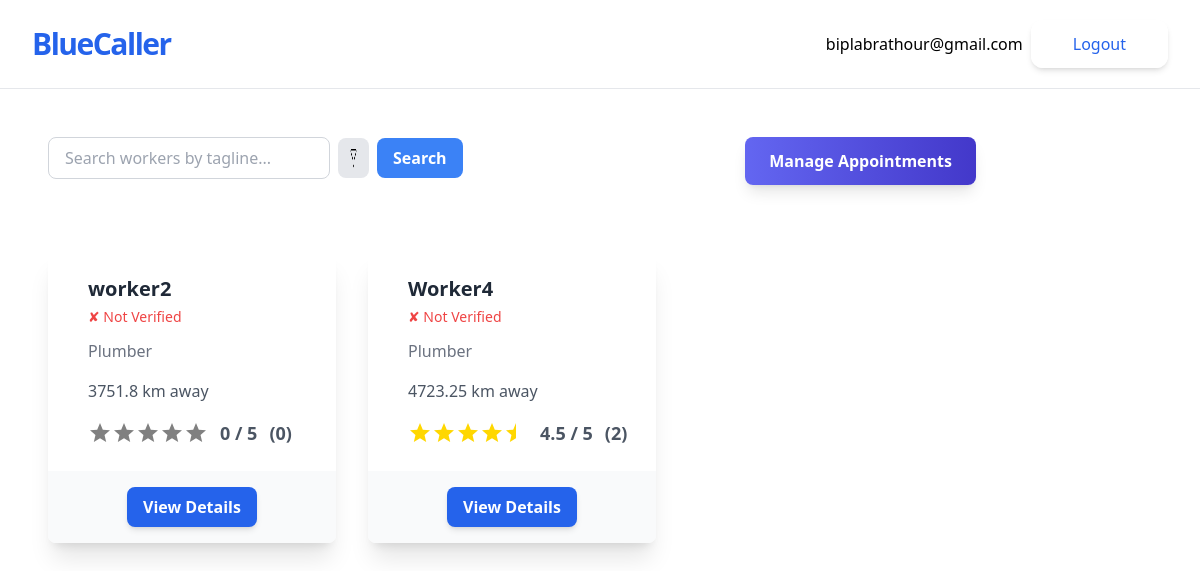
/get-started/ (signed in), run on an earlier commit of the app's database.
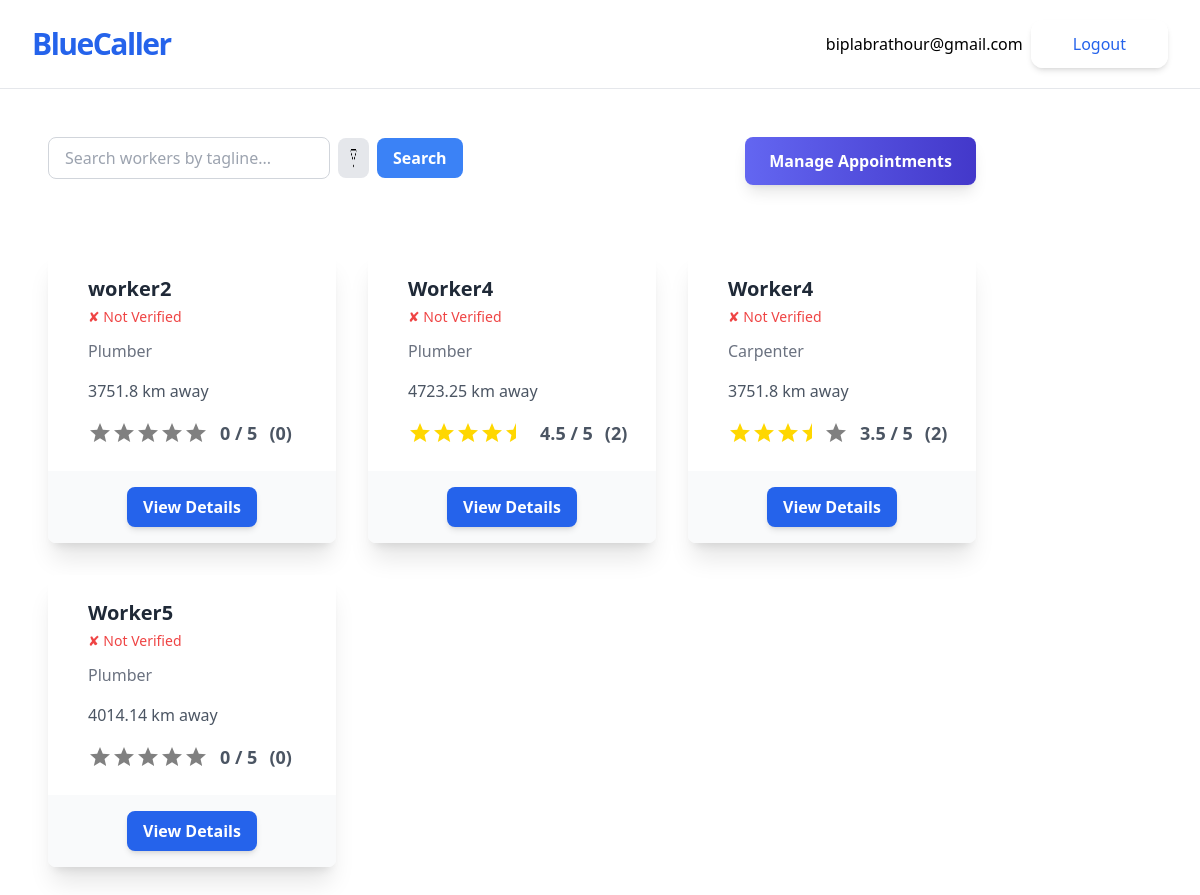
And on a later commit of the database.
### jobs/models.py (models this page shows, shortened)
class Worker(models.Model):
    owner=models.OneToOneField(User,on_delete=models.CASCADE)
    name=models.CharField(max_length=50)
    phone_number=models.CharField(max_length=10, unique=True)
    tagline=models.CharField(max_length=100)
    bio=models.TextField(blank=True)
    profile_pic=models.ImageField(upload_to="profiles/", blank=True)
    verified = models.BooleanField(default=False)
    citizenship_image = models.ImageField(upload_to='citizenship/', blank=True, null=True)
    certificate_file = models.FileField(upload_to='certificates/', blank=True, null=True)
    latitude = models.CharField(max_length=20,null=True,blank=True)
    longitude = models.CharField(max_length=20,null=True,blank=True)
    appointed = models.BooleanField(default=False)
    appointment_date = models.DateTimeField(null=True, blank=True)

class Customer(models.Model):
    owner=models.OneToOneField(User,on_delete=models.CASCADE)
    name=models.CharField(max_length=50)
    phone_number=models.CharField(max_length=10, unique=True)
    profile_pic=models.ImageField(upload_to="profiles/", blank=True)
    latitude = models.CharField(max_length=20,null=True,blank=True)
    longitude = models.CharField(max_length=20,null=True,blank=True)

### accounts/models.py (models this page shows, shortened)
class CustomUser(AbstractUser):
    pass

### jobs/views.py (the view, shortened to what this page needs)
# urls.py: path('get-started/', WorkerListView.as_view(), name='worker-list'),
class WorkerListView(ListView):
    model = Worker
    template_name = 'worker_list.html'
    def get_queryset(self):
        query = self.request.GET.get('q')  # Search query
        filter_param = self.request.GET.get('filter')  # Filter parameter
        queryset = Worker.objects.all()
        if query:
            queryset = queryset.filter(tagline__icontains=query)
        if filter_param == 'rating':
            queryset = queryset.annotate(avg_rating=Avg('workerrating__rating')).order_by('-avg_rating')
        return queryset
    def get_context_data(self, **kwargs):
        context = super().get_context_data(**kwargs)
        query = self.request.GET.get('q')
        context['q'] = query
        workers = context.get('worker_list', self.get_queryset())  # Use get_queryset as fallback
        for worker in workers:
            average_rating = WorkerRating.objects.filter(appointment__worker=worker).aggregate(Avg('average_rating'))['average_rating__avg']
            worker.average_rating = round(average_rating, 1) if average_rating else 0  # Default to 0 if no ratings exist
            total_ratings = WorkerRating.objects.filter(appointment__worker=worker).count()
            worker.total_ratings = total_ratings  # Pass the total number of ratings to the template
            full_stars = int(worker.average_rating)
            half_star = 1 if worker.average_rating % 1 >= 0.5 else 0
            empty_stars = 5 - (full_stars + half_star)
            worker.full_stars = [1] * full_stars  # List of full stars
            worker.half_star = [1] * half_star  # List for half star (1 or 0)
            worker.empty_stars = [1] * empty_stars  # List of empty stars
        context['worker_list'] = workers  # Ensure worker_list is added explicitly
        return context

### jobs/templatetags/distance.py (called while the page is built)
def haversine(lat1, lon1, lat2, lon2):
    lat1, lon1, lat2, lon2 = map(math.radians, [lat1, lon1, lat2, lon2])
    dlon = lon2 - lon1
    dlat = lat2 - lat1
    a = math.sin(dlat/2)**2 + math.cos(lat1) * math.cos(lat2) * math.sin(dlon/2)**2
    c = 2 * math.asin(math.sqrt(a))
    km = 6371 * c
    return km

@register.simple_tag
def calculate_distance(worker_lat, worker_lon, customer_lat, customer_lon):
    if worker_lat and worker_lon and customer_lat and customer_lon:
        try:
            worker_lat, worker_lon = float(worker_lat), float(worker_lon)
            customer_lat, customer_lon = float(customer_lat), float(customer_lon)
            return round(haversine(worker_lat, worker_lon, customer_lat, customer_lon), 2)
        except ValueError:
            return None
    return None

### jobs/templates/jobs/worker_list.html (shortened to what the changed rows need)
{% extends 'jobs/_base.html' %}
{% load distance %}
{% block content %}
    <div class="grid grid-cols-1 sm:grid-cols-2 md:grid-cols-3 gap-8">
        {% for worker in object_list %}
            <a href="{% url 'worker-detail' worker.pk %}">
                <div class="bg-white rounded-lg shadow-xl transform hover:scale-105 transition duration-300 ease-in-out">
                    <div class="p-6 flex items-center">
                        <div class="ml-4">
                            <p class="text-xl font-semibold text-gray-800">{{ worker.name }}</p>
                            <div class="flex items-center space-x-2 text-sm text-gray-600 mt-1">
                                {% if worker.verified %}
                                    <span class="text-green-500">&#10004; Verified</span>
                                {% else %}
                                    <span class="text-red-500">&#10008; Not Verified</span>
                                {% endif %}
                            </div>
                            <p class="text-gray-500 mt-3">{{ worker.tagline }}</p>
                            <p class="text-gray-600 pt-4">
                                {% distance_if_customer worker %}
                            </p>
                            <div class="mt-4 flex items-center justify-center">
                                <div class="flex items-center space-x-3">
                                    <div class="rating flex">
                                        <div class="stars flex">
                                            {% for star in worker.full_stars %}
                                                <svg xmlns="http://www.w3.org/2000/svg" viewBox="0 0 24 24" width="24" height="24" fill="gold">
                                                    <path d="M12 17.27L18.18 21l-1.64-7.03L22 9.24l-7.19-.61L12 2 9.19 8.63 2 9.24l5.46 4.73L5.82 21z"/>
                                                </svg>
                                            {% endfor %}
                                            {% for star in worker.empty_stars %}
                                                <svg xmlns="http://www.w3.org/2000/svg" viewBox="0 0 24 24" width="24" height="24" fill="gray">
                                                    <path d="M12 17.27L18.18 21l-1.64-7.03L22 9.24l-7.19-.61L12 2 9.19 8.63 2 9.24l5.46 4.73L5.82 21z"/>
                                                </svg>
                                            {% endfor %}
                                        </div>
                                    </div>
                                    <p class="text-gray-600 text-lg font-bold">{{ worker.average_rating }} / 5</p>
                                    <p class="text-gray-600 text-lg font-semibold">({{ worker.total_ratings }})</p>
                                </div>
                            </div>
                        </div>
                    </div>
                    <div class="px-6 py-4 bg-gray-50 rounded-b-lg text-center">
                        <button class="px-4 py-2 bg-blue-600 text-white font-bold rounded-lg shadow-md hover:bg-blue-700 transform hover:scale-105 transition duration-200 ease-in-out">
                            View Details
                        </button>
                    </div>
                </div>
            </a>
        {% endfor %}
    </div>
{% endblock content %}

### jobs/templates/jobs/_base.html (shortened to what this page needs)
<!DOCTYPE html>
<html lang="en">
<head>
    <script src="https://cdn.tailwindcss.com"></script>
</head>
<body>
    <div class=" w-full max-w-7xl mx-auto">
        <div class="flex flex-col max-w-screen-xl p-5 mx-auto md:items-center md:justify-between md:flex-row md:px-6 lg:px-8 border-b">
            <div class="flex flex-row items-center justify-between lg:justify-start">
                <a href="{% url 'worker-list' %}" class="text-3xl font-bold tracking-tighter text-blue-600 transition duration-500 ease-in-out transform tracking-relaxed lg:pr-8"> BlueCaller </a>
            </div>
            <nav class="flex-col items-center flex-grow hidden pb-4 md:pb-0 md:flex md:justify-end md:flex-row lg:pl-2">
                <div class="inline-flex items-center gap-2 list-none lg:ml-auto">
                    {% if user.is_authenticated %}
                    <p>{{user.email}}</p>
                    <form action="{% url 'account_logout' %}" method="POST">
                        <button type="submit" class="items-center block px-10 py-2.5 text-base font-medium text-center text-blue-600 transition duration-500 ease-in-out transform border-2 border-white shadow-md rounded-xl focus:outline-none focus:ring-2 focus:ring-offset-2 focus:ring-gray-500">Logout</button>
                    </form>
                    {% endif %}
                </div>
            </nav>
        </div>
        <div class="container p-12">
            {% block content %}
            {% endblock content %}
        </div>
    </div>
</body>
</html>

What changed in the data, as far as the page shows it:
added Worker: name "Worker4", verified "✘ Not Verified", tagline "Carpenter", CustomUser.longitude "3751.8 km away", average_rating "3.5", total_ratings "2"
added Worker: name "Worker5", verified "✘ Not Verified", tagline "Plumber", CustomUser.longitude "4014.14 km away", average_rating "0", total_ratings "0"
